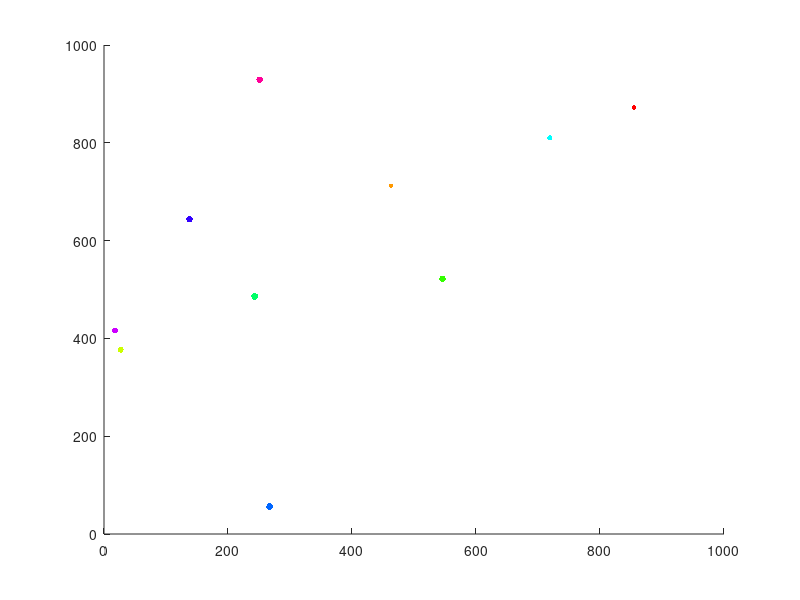

MATLAB code for this plot:

function [] = solarSystemOfDeath()
close all;
numPlanets = 10;
timeSteps = 100;
planets = init(numPlanets);

for i = 1: timeSteps
plotPlanets(planets, numPlanets);
% [planets, numPlanets] = addPlanet(planets, numPlanets);
% [planets, numPlanets] = planetCollision(planets, numPlanets);
% planets.xpos = planets.xpos + randi([-10, 10],1,numPlanets);
% planets.ypos = planets.ypos + randi([-10, 10],1,numPlanets);
[planets, numPlanets] = nextStep(planets, numPlanets);

end
end

%% This method sets the initial world with numPlanets many planets and 
%returns the planets as a struct.
function planets = init(numPlanets)
    mapHeight = 1000;
    mapWidth = 1000;
    maxPlanetRadius = 25;
    minPlanetRadius = 10;
    maxPlanetMass = 10;
    minPlanetMass = 1;
    maxSpeed = 2;
    cmap = hsv(numPlanets);
    planets = struct('radius', 0, 'density', 0,'speed', 0,'xdir', 0, ...
        'ydir', 0, 'xpos' , 0, 'ypos', 0, 'colour', [0 0 0]);
    for i = 1: numPlanets
        planets.radius(i) = randi([minPlanetRadius maxPlanetRadius]);
        planets.mass(i) = randi([minPlanetMass, maxPlanetMass]);
        planets.speed(i) = randi([0, maxSpeed]);
        planets.xdir(i) = rand();
        planets.ydir(i) = rand();
        planets.xpos(i) = randi([10, mapWidth - 10]);
        planets.ypos(i) = randi([10, mapHeight - 10]);
        planets.colour(i, :) = cmap(i, :);
    end
end

%% This method plots the planets stored in the planets struct
function [] = plotPlanets(planets, numPlanets)
scatter(planets.xpos, planets.ypos, planets.radius, planets.colour, 'filled');    
axis([0 1000 0 1000])    
pause(0.01);  
end

%% This function removes planets from the struct when they collide (has bugs)
function [planets, numPlanets] = planetCollision(planets, numPlanets)
planetsToDestroy = zeros(1, numPlanets);
for i = 1: numPlanets
    for j = 1: numPlanets
        dist = sqrt((planets.xpos(i) - planets.xpos(j))^2 + (planets.xpos(i) - planets.xpos(j))^2);
        if ((dist - planets.radius(i) - planets.radius(j) < 0)&& i ~= j)
            planetsToDestroy(i) = 1;
            break;           
        end
    end
end
for i = numPlanets:-1:1
   if (planetsToDestroy == 1)
   planets(i) = []; 
   end

end
numPlanets = numPlanets - sum(planetsToDestroy);
end

%% This function calculates the next time step of the simulation
function [planets, numPlanets] = nextStep(planets, numPlanets)
%  parfor??????
planetsX = zeros(1, numPlanets);
planetsY = zeros(1, numPlanets);
for p = 1 : numPlanets
    
    for g = 1 : numPlanets
        if (p == g)
            continue            
        end
%         xd = planets.xpos(p) - planets.xpos(g);
%         yd = planets.ypos(p) - planets.ypos(g);
%         m = sqrt(xd^2 + yd^2);
%         nxd = xd / m;
%         nyd = yd / m;
%         
%         force = planets.mass(p) * planets.mass(g) / m; % f = m1*m2/dist
%         a = force/planets.mass(p);
%         v = planets.speed(p)^2 + a; % v = u + at each step is 1 sec
%         s = (v^2 - planets.speed(p)^2)/(2 * a);  % v^2 = u^2 + 2as
    end
end
end

%% Adds a new random planet to the planets struct
function [planets, numPlanets] = addPlanet(planets, numPlanets)
    
    i = numPlanets + 1;
    numPlanets = i;
mapHeight = 1000;
    mapWidth = 1000;
    maxPlanetRadius = 25;
    minPlanetRadius = 10;
    maxPlanetDensity = 10;
    minPlanetDensity = 1;
    maxSpeed = 2;
    cmap = hsv(numPlanets);
	planets.radius(i) = randi([minPlanetRadius maxPlanetRadius]);
	planets.density(i) = randi([minPlanetDensity, maxPlanetDensity]);
	planets.speed(i) = randi([0, maxSpeed]);
	planets.direction(i) = rand()* (2*pi);
	planets.xpos(i) = randi([10, mapWidth - 10]);
	planets.ypos(i) = randi([10, mapHeight - 10]);
	planets.colour(i, :) = cmap(i, :);
end

%% This method returns the gravitational force exerted on planet 1 by planet 2
function g = gravity(planet1, planet2)

end